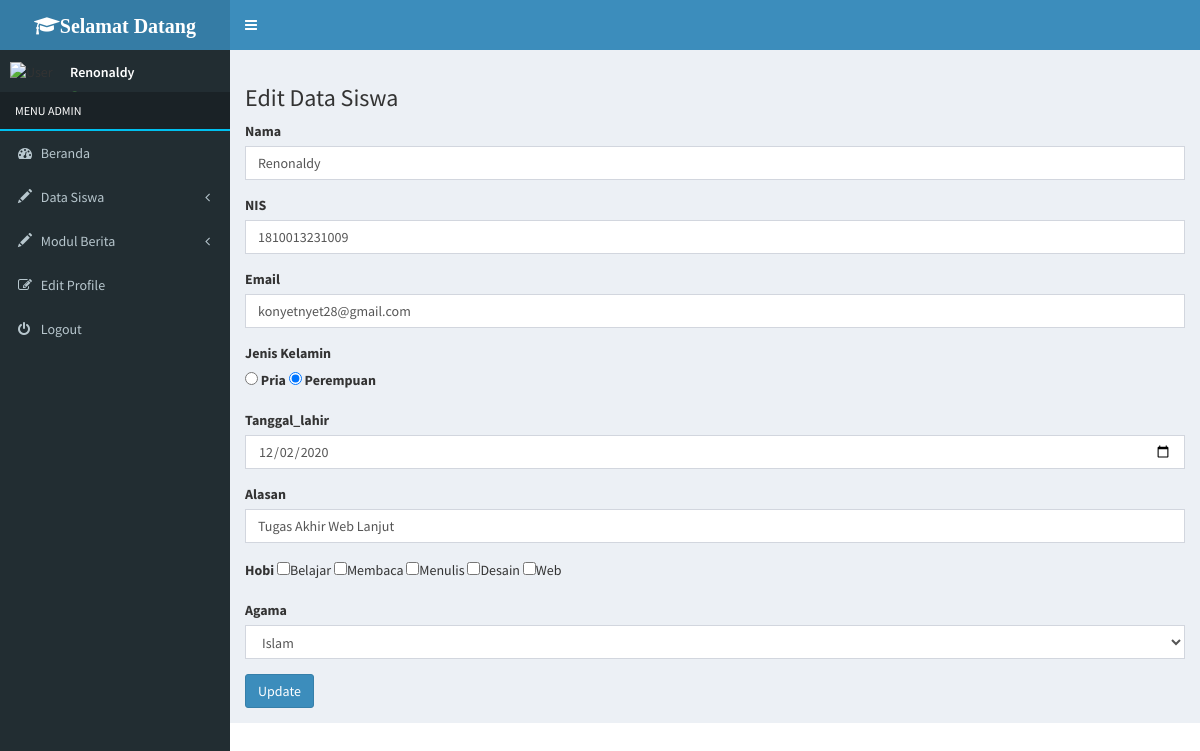
The app's page /siswa/get_edit/38 with its own data.
### tables this page shows
CREATE TABLE `anggota` (
  `user_id` int(11) NOT NULL,
  `Nama` varchar(100) DEFAULT NULL,
  `Password` varchar(100) DEFAULT NULL,
  `Email` varchar(100) DEFAULT NULL,
  `Kelas` varchar(100) DEFAULT NULL,
  `Tanggal_lahir` date DEFAULT NULL,
  `Alasan` varchar(100) DEFAULT NULL,
  `Hobi` varchar(100) DEFAULT NULL,
  `Agama` varchar(100) DEFAULT NULL
);

### application/controllers/Siswa.php (called while the page is built, shortened)
<?php
class Siswa extends CI_Controller{
    function __construct(){
        $this->load->model('siswa_model');
    }
    function get_edit(){
            $user_id = $this->uri->segment(3);
            $result = $this->siswa_model->get_user_id($user_id);
            if($result->num_rows() > 0){
            $i = $result->row_array();
            $data = array(
            'user_id' => $i['user_id'],
            'Nama' => $i['Nama'],
            'Password' => $i['Password'],
            'Email' => $i['Email'],
            'Kelas' => $i['Kelas'],
            'Tanggal_lahir' => $i['Tanggal_lahir'],
            'Alasan' => $i['Alasan'],
            'Hobi' => $i['Hobi'],
            'Agama' => $i['Agama']
            );
            $this->load->view('edit_siswa_view',$data);
            }else{
            echo "Data Tidak Ditemukan";
            }
            }
}

### index.php (called while the page is built, shortened)
<?php
require_once BASEPATH.'core/CodeIgniter.php';

### application/models/Siswa_model.php (called while the page is built, shortened)
<?php
class Siswa_model extends CI_Model{
        function get_user_id($user_id){
                $query = $this->db->get_where('anggota',
                array('user_id' => $user_id));
                return $query;
                }
}

### application/views/edit_siswa_view.php (the view, shortened to what this page needs)
<!DOCTYPE html>
<html>
  <head>
    <link rel="stylesheet" href="http://localhost/portal/asset/admin/bootstrap/css/bootstrap.min.css">
    <link rel="stylesheet" href="https://maxcdn.bootstrapcdn.com/font-awesome/4.4.0/css/font-awesome.min.css">
    <link rel="stylesheet" href="https://code.ionicframework.com/ionicons/2.0.1/css/ionicons.min.css">
    <link rel="stylesheet" href="http://localhost/portal//asset/admin/plugins/datatables/dataTables.bootstrap.css">
    <link rel="stylesheet" href="http://localhost/portal/asset/admin/dist/css/AdminLTE.min.css">
    <link rel="stylesheet" href="http://localhost/portal/asset/admin/dist/css/skins/_all-skins.min.css">
    <link rel="stylesheet" href="http://localhost/portal/asset/admin/plugins/iCheck/flat/blue.css">
    <link rel="stylesheet" href="http://localhost/portal/asset/admin/plugins/morris/morris.css">
    <link rel="stylesheet" href="http://localhost/portal/asset/admin/plugins/jvectormap/jquery-jvectormap-1.2.2.css">
    <link rel="stylesheet" href="http://localhost/portal/asset/admin/plugins/datepicker/datepicker3.css">
    <link rel="stylesheet" href="http://localhost/portal/asset/admin/plugins/daterangepicker/daterangepicker-bs3.css">
      <link rel="stylesheet" href="https://almsaeedstudio.com/themes/AdminLTE/plugins/pace/pace.min.css">
  </head>
  <body class="hold-transition skin-blue sidebar-mini">
    <div class="wrapper">
      <header class="main-header">
        <a href="home" class="logo">
          <span class="fa fa-mortar-board"><b>Selamat Datang</b></span>
        </a>
        <nav class="navbar navbar-static-top" role="navigation">
          <a href="#" class="sidebar-toggle" data-toggle="offcanvas" role="button">
					</a>
          </div>
      <aside class="main-sidebar">
                  <section class="sidebar">
          <div class="user-panel">
            <div class="pull-left image">
                        <img src="http://localhost/portal/asset/foto_user/WhatsApp_Image_2020-06-12_at_21_37_44.png" class="img" alt="User Image">
            </div>
            <div class="pull-left info">
              <p>Renonaldy</p>              <a href="#"><i class="fa fa-circle text-success"></i> Online</a>
            </div>
          </div>
          <ul class="sidebar-menu">
            <li class="header" style='color:#fff; text-transform:uppercase; border-bottom:2px solid #00c0ef'>MENU <span class='uppercase'>admin</span></li>
						<li><a href="http://localhost/portal/administrator/home"><i class="fa fa-dashboard"></i> <span>Beranda</span></a></li>
						<li class="treeview">
              <a href="#"><i class="glyphicon glyphicon-pencil"></i> <span>Data Siswa</span><i class="fa fa-angle-left pull-right"></i></a>
							</li>
            <li class="treeview">
              <a href="#"><i class="glyphicon glyphicon-pencil"></i> <span>Modul Berita</span><i class="fa fa-angle-left pull-right"></i></a>
            </li>
            <li><a href="http://localhost/portal/administrator/edit_manajemenuser/reno"><i class="fa fa-edit"></i> <span>Edit Profile</span></a></li>
            <li><a href="http://localhost/portal/administrator/logout"><i class="fa fa-power-off"></i> <span>Logout</span></a></li>
          </ul>
        </section>
      </aside>
      <div class="content-wrapper">
    <section class="content">
      <div class="card">
        <div class="card-header">
          <h3 class="card-title">Edit Data Siswa</h3>
        </div>
        <div class="card-body p-0">
        <div class="card-header">
        <form action="<?php echo site_url('siswa/update');?>" method="post">
            <div class="form-group">
            <label>Nama</label>
            <input type="text" class="form-control" name="Nama" value="<?php echo $Nama;?>" placeholder="Nama">
            </div>
            <div class="form-group">
            <label>NIS</label>
            <input type="text" class="form-control"name="Password" value="<?php echo $Password;?>" placeholder="NPM">
            </div>
            <div class="form-group">
            <label>Email</label>
            <input type="Email" class="form-control" name="Email" value="<?php echo $Email;?>" placeholder="Email">
            </div>
            <div class="form-group">
            <label for="kelas">Jenis Kelamin</label>
						<br />
            <input type="radio" class="formcontrol" name="Kelas" value="Laki-Laki" id="pria" checked /> <label for="Pria">Pria</label>
            <input type="radio" class="formcontrol" name="Kelas" value="Perempuan" id="perempuan" checked /> <label for="Perempuan">Perempuan</label>
            </div>
            <div class="form-group">
            <label>Tanggal_lahir</label>
            <input type="date" class="form-control" name="Tanggal_lahir" min="2000-01-02" max="2020-12-31" value="<?php echo $Tanggal_lahir;?>">
            </div>
            <div class="form-group">
            <label>Alasan</label>
            <input type="textarea" class="form-control" name="Alasan" value="<?php echo $Alasan;?>" placeholder="Alasan">
            </div>
            <div class="form-group">
            <label>Hobi</label>
            <input type="checkbox" class="formcontrol" name="Hobi"  value="Belajar" <?php echo $Hobi;?>>Belajar
            <input type="checkbox" class="formcontrol" name="Hobi" value="Membaca"<?php echo $Hobi;?>>Membaca
						<input type="checkbox" class="formcontrol" name="Hobi" value="Menulis" <?php echo $Hobi;?>>Menulis
						<input type="checkbox" class="formcontrol" name="Hobi" value="Desain" <?php echo $Hobi;?>>Desain
						<input type="checkbox" class="formcontrol" name="Hobi" value="Web" <?php echo $Hobi;?>>Web
            </div>
            <div class="form-group">
            <label>Agama</label>
            <select name="Agama" class="form-control" required>
            <option value="Islam" <?php echo ($Agama=='Islam'?'selected':'');?>>Islam</option>
            </select>
            </div>
            <button type="submit" class="btn btn-primary">Update</button>
            </form>
            </div>
        </div>
      </div>
    </section>

### records on screen
anggota: Nama "Renonaldy", Password "1810013231009", Email "konyetnyet28@gmail.com", Tanggal_lahir "12/02/2020", Alasan "Tugas Akhir Web Lanjut", Agama "Islam"
